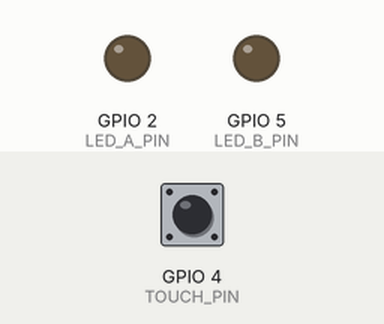
The sketch below on a simulated ESP32. Shown: output pins drawn as LEDs (lit = HIGH). The inputs (shaded band) are chosen by the test bench; at power-on: GPIO 4 (TOUCH_PIN) HIGH. What the sketch prints to the serial monitor is not drawn.

Above: at 0.15 s.
Timing chart, 0 to 1.6 s (numbered marks = the images above):
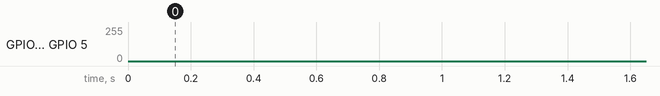

The sketch:

ex06.ino
```cpp
#define TOUCH_PIN 4
const int LED_A_PIN = 2;
const int LED_B_PIN = 5;
const int freq = 5000;
const int resolution = 8;
int threshold = 300;
bool lastTouchState = false;
int speedGear = 1;
int step = 1;
void setup() {
  Serial.begin(115200);
  ledcAttach(LED_A_PIN, freq, resolution);
  ledcAttach(LED_B_PIN, freq, resolution);
  Serial.println("双LED反相呼吸灯 · 3档触摸调速");
  Serial.println("触摸切换：慢 → 中 → 快 → 慢");
}
void loop() {
  int touchValue = touchRead(TOUCH_PIN);
  bool currentTouch = (touchValue < threshold);
  if (currentTouch == true && lastTouchState == false) {
    speedGear++;
    if (speedGear > 3) speedGear = 1;
    switch (speedGear) {
      case 1: step = 1;  break;
      case 2: step = 4;  break;
      case 3: step = 8;  break;
    }
    Serial.print("当前速度档位：");
    Serial.println(speedGear);
    delay(50);
  }
  lastTouchState = currentTouch;
  for (int duty = 0; duty <= 255; duty += step) {
    ledcWrite(LED_A_PIN, duty);
    ledcWrite(LED_B_PIN, 255 - duty);
    delay(6);
  }
  for (int duty = 255; duty >= 0; duty -= step) {
    ledcWrite(LED_A_PIN, duty);
    ledcWrite(LED_B_PIN, 255 - duty);
    delay(6);
  }
}
```
